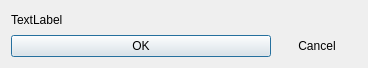
<?xml version="1.0" encoding="UTF-8"?>
<ui version="4.0">
 <class>A2InputDialog</class>
 <widget class="QDialog" name="A2InputDialog">
  <property name="geometry">
   <rect>
    <x>0</x>
    <y>0</y>
    <width>368</width>
    <height>68</height>
   </rect>
  </property>
  <property name="windowTitle">
   <string>Dialog</string>
  </property>
  <layout class="QVBoxLayout" name="main_layout">
   <item>
    <widget class="QLabel" name="label">
     <property name="text">
      <string>TextLabel</string>
     </property>
    </widget>
   </item>
   <item>
    <layout class="QHBoxLayout" name="horizontalLayout" stretch="1,0">
     <item>
      <widget class="QPushButton" name="a2ok_button">
       <property name="text">
        <string>OK</string>
       </property>
      </widget>
     </item>
     <item>
      <widget class="QPushButton" name="a2cancel_button">
       <property name="text">
        <string>Cancel</string>
       </property>
       <property name="flat">
        <bool>true</bool>
       </property>
      </widget>
     </item>
    </layout>
   </item>
  </layout>
 </widget>
 <tabstops>
  <tabstop>a2ok_button</tabstop>
  <tabstop>a2cancel_button</tabstop>
 </tabstops>
 <resources/>
 <connections/>
</ui>
